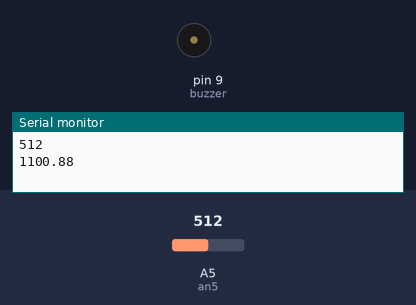
A sketch run on a simulated Arduino Uno, built with avr-gcc and run on an emulated ATmega328P. Shown: buzzer (waves = sounding), the last lines printed to the serial monitor. The inputs (shaded band) are chosen by the test bench; at power-on: A5 (an5) = 512.

Above: at 0.1 s.
At 1.1 s:
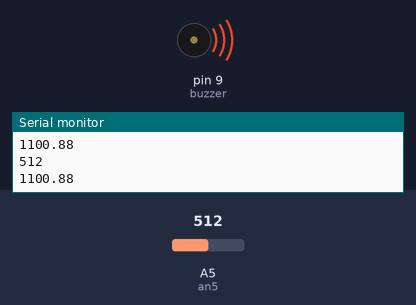
Timing chart, 0 to 2.6 s (numbered marks = the images above):
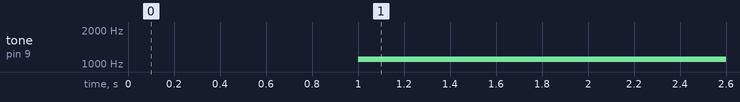

Measured:
- by itself, tone on pin 9 (buzzer): silent → 1100 Hz at 1.0 s

The sketch:

5_exerciciobuzzer.ino
```cpp
#define an5 A5
#define buzzer 9
void setup() {
  pinMode(an5, INPUT);
  Serial.begin(9600);
  pinMode(buzzer, OUTPUT);
}


void loop() {
  Serial.println(analogRead(an5));
  int valor = analogRead(an5);
   // Frequência mínima = 200 Hz, máxima = 2000 Hz
  float frequencia = 200 + (valor / 1023.0) * (2000 - 200);


  tone(buzzer, (int)frequencia); // Converte para inteiro e envia ao buzzer
  Serial.println(frequencia);
  analogWrite(buzzer, frequencia);

  delay(1000);
}
```
